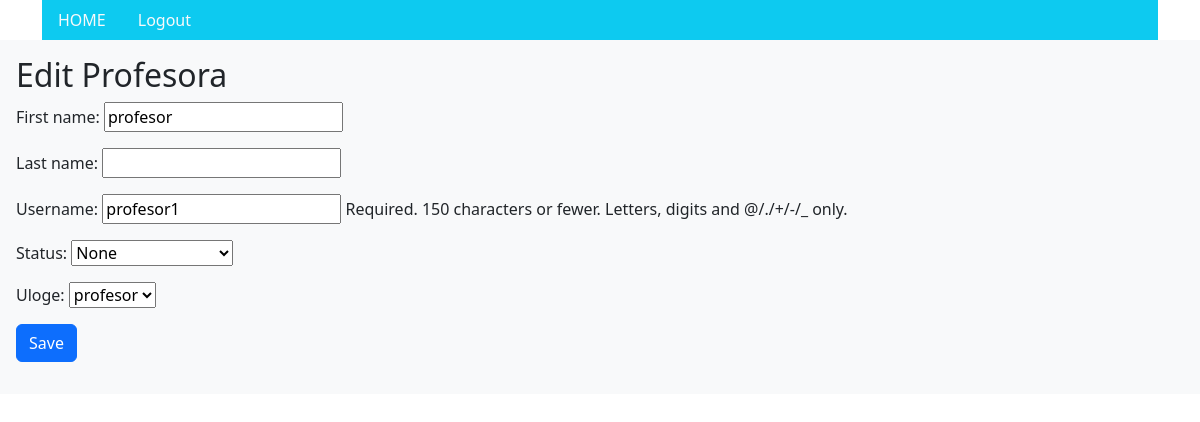
The page /profesori/profesor-edit/5/ (signed in) on the database its author committed.
### app/models.py (models this page shows)
class Korisnik(AbstractUser):
    STATUS = (('none', 'None'), ('izv', 'izvanredni student'), ('red', 'redovni student'))
    status = models.CharField(max_length=50, choices=STATUS)
    uloge = models.ForeignKey(Uloge, on_delete=models.SET_NULL, null=True, blank=True, related_name='uloge')

### app/decorators.py (the view)
    def wrap(request, *args, **kwargs):
        if request.user.uloge.uloga == 'admin':
            return function(request, *args, **kwargs)
        else:
            return redirect('login')

### app/forms.py
class KorisnikForm(forms.ModelForm):
    class Meta:
        model = Korisnik
        fields = ['first_name', 'last_name', 'username', 'status', 'uloge']

### app/models.py (called while the page is built)
    def __str__(self):
        return '%s' % (self.uloga)

### app/views.py (called while the page is built)
@admin_required
def profesor_edit(request, pk):
    profesor = get_object_or_404(Korisnik, pk=pk)
    if request.method == 'POST':
        form = KorisnikForm(request.POST, instance=profesor)
        if form.is_valid():
            form.save()
            return redirect('profesor-edit', pk=pk)
    else:
        form = KorisnikForm(instance=profesor)
    return render(request, 'profesor-edit.html', {'profesor': profesor, 'form': form})

### app/templates/profesor-edit.html (shortened to what this page needs)
{% extends 'base.html' %}
{% block admin %}
<div class="p-3 text-left bg-light">
<h2>Edit Profesora</h2>
<form method="POST">
  {{ form.as_p }}
  <button type="submit" class="btn btn-primary">Save</button>
</form>
</div>
{% endblock %}

### rows shown on the page
Korisnik: first_name "profesor", username "profesor1", status "None", uloge "profesor"
